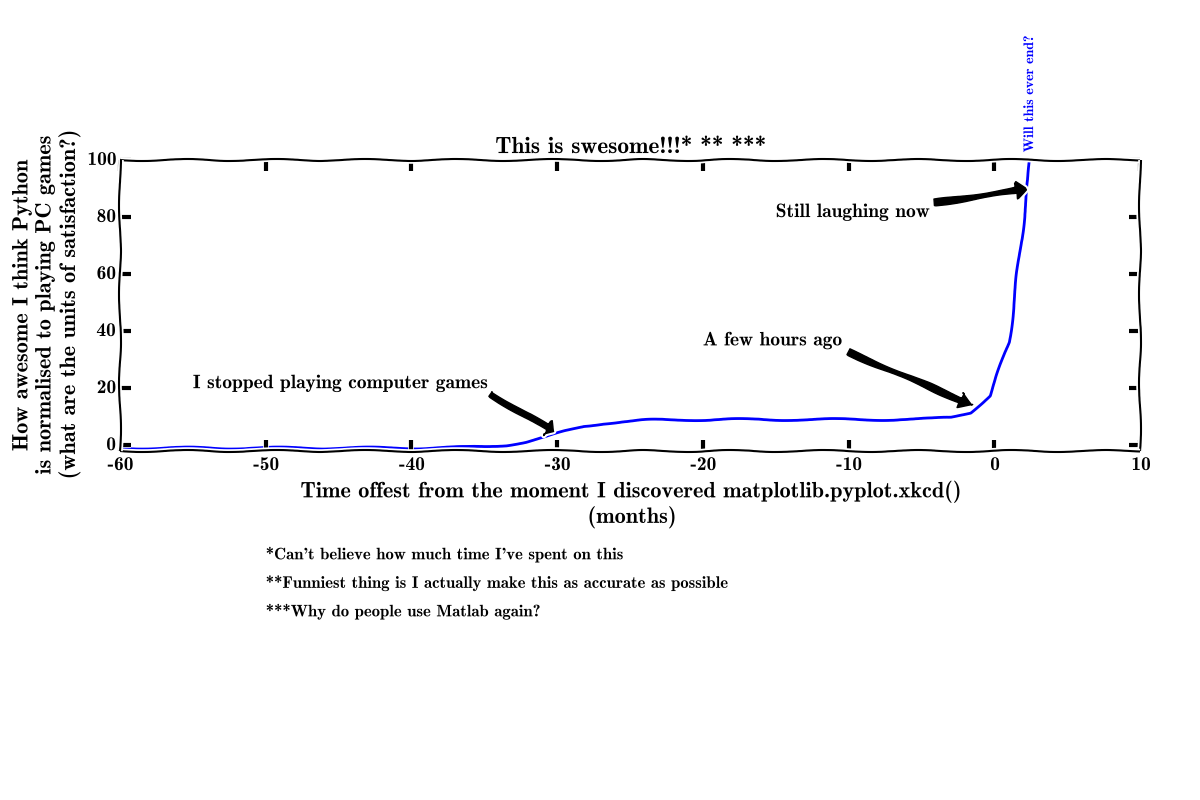

Reproduce this figure in Python.
# -*- coding: utf-8 -*-
"""

:D

I was looking for some work material and came across http://sophia.estec.esa.int/gtoc_portal/?page_id=103
Look at the plot to understand the rest of the story.

Take a look at http://jakevdp.github.io/blog/2013/07/10/XKCD-plots-in-matplotlib/
for some examples.

Created on Tue Apr  7 07:46:47 2015

@author: Alek
"""

import matplotlib.pyplot, numpy
matplotlib.pyplot.xkcd() # :D Maybe I should add this to all my plots.

fig = matplotlib.pyplot.figure(figsize=(12, 8))
ax = fig.add_subplot(211)

ax.set_title("This is swesome!!!* ** ***")
ax.set_xlabel(("Time offest from the moment I discovered matplotlib.pyplot.xkcd()\n"
    "(months)"),size=16)
ax.set_ylabel(("How awesome I think Python\n"
    "is normalised to playing PC games\n"
    "(what are the units of satisfaction?)"),size=16)

ax.set_ylim([-2,100])

timeOffsetValue = numpy.linspace(-60, 5)
satisfaction = ( -1 + 10. / (1 + numpy.exp(0.6 * (-30 - timeOffsetValue))) +
    1000. / (1 + numpy.exp(0.9 * (5 - timeOffsetValue))) )
ax.plot(timeOffsetValue, satisfaction)

ax.annotate('I stopped playing computer games', xy=(-30, 4), xytext=(-55, 20),
	arrowprops=dict(facecolor='black', shrink=0.05))

ax.annotate('A few hours ago', xy=(-1, 13), xytext=(-20, 35),
	arrowprops=dict(facecolor='black', shrink=0.05))

ax.annotate('Still laughing now', xy=(2.5, 90), xytext=(-15, 80),
	arrowprops=dict(facecolor='black', shrink=0.05))

ax.text(-50, -40, "*Can't believe how much time I've spent on this", size=12)
ax.text(-50, -50, "**Funniest thing is I actually make this as accurate as possible", size=12)
ax.text(-50, -60, "***Why do people use Matlab again?", size=12)

ax.text(2, 140, "Will this ever end?", size=10, rotation='vertical', color='blue')

matplotlib.pyplot.subplots_adjust(left=0.1, right=0.95, top=0.8, bottom=0.0)

fig.show()
